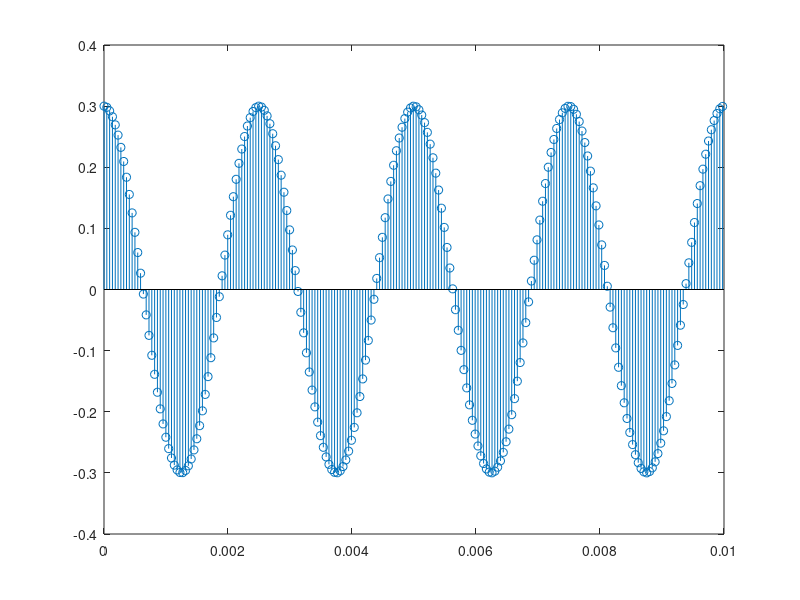

MATLAB code for this plot: (Note: this script raises an error after producing the figure.)
A = 0.3f = 400 #HzT = 3 #sfs = 22050 #Hzdt = 1/fs;nT = 0:(1/fs):3x = A * cos(2* pi() * f * nT)t = 0:dt:0.01deltax = A * cos(2* pi() * f * t)stem(t, deltax)pl = audioplayer(x,fs);play(pl);